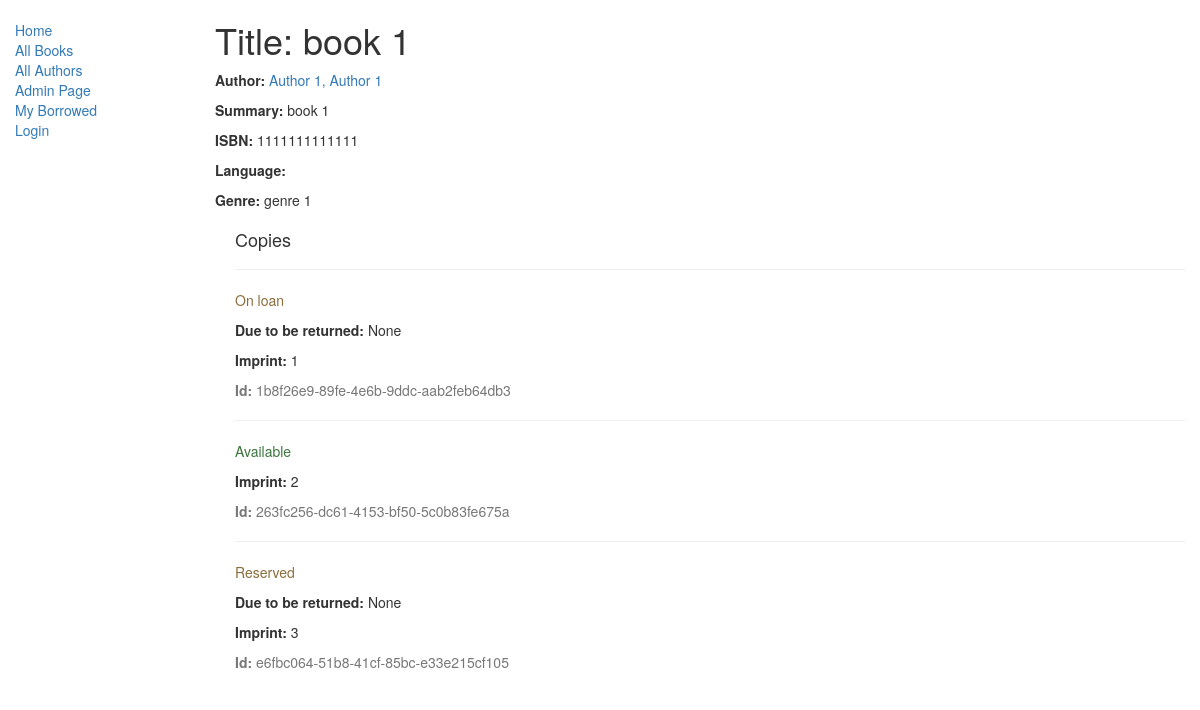
Before: /catalog/book/1 with the older database file.
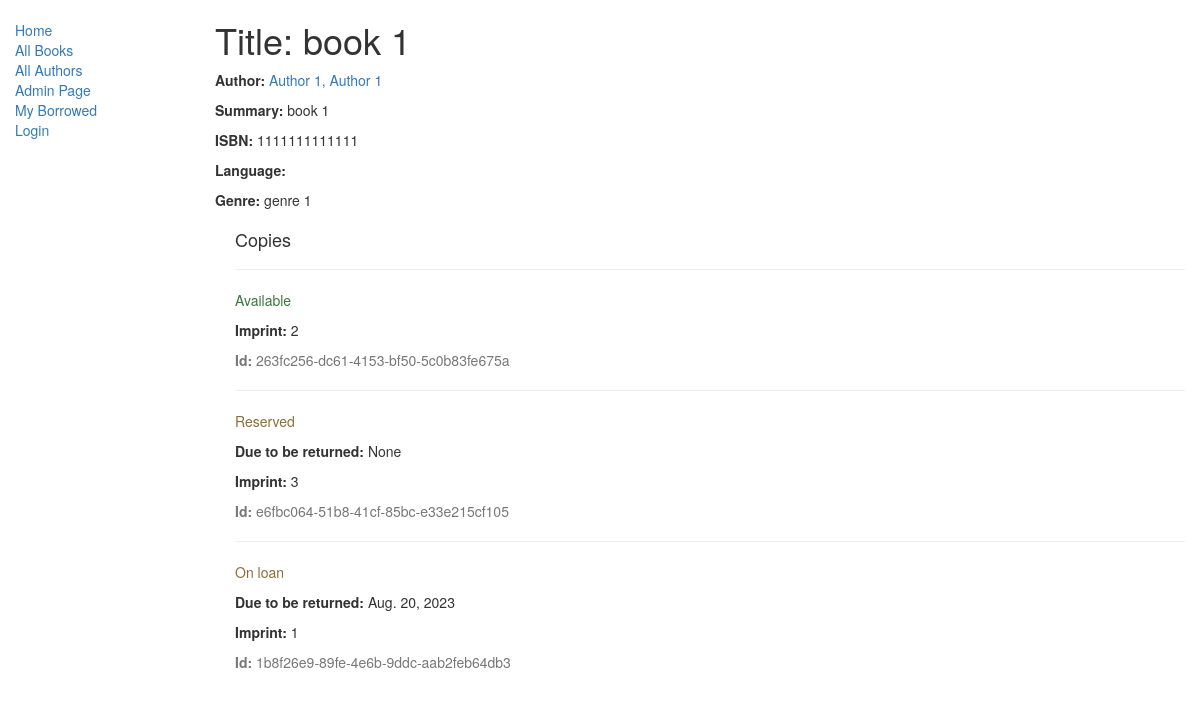
After: the same page with the newer database file.
### catalog/models.py (models this page shows, shortened)
class Genre(models.Model):
    name = models.CharField(max_length=200, help_text="Enter a book genre (e.g. Science Fiction, French Poetry etc.)")
    def __str__(self):
        return self.name

class BookInstance(models.Model):
    id = models.UUIDField(primary_key=True, default=uuid.uuid4, help_text="Unique ID for this particular book across whole library")
    book = models.ForeignKey('Book', on_delete=models.SET_NULL, null=True)
    imprint = models.CharField(max_length=200)
    due_back = models.DateField(null=True, blank=True)
    LOAN_STATUS = (
        ('m', 'Maintenance'),
        ('o', 'On loan'),
        ('a', 'Available'),
        ('r', 'Reserved'),
    )
    status = models.CharField(max_length=1, choices=LOAN_STATUS, blank=True, default='m', help_text='Book availability')
    borrower = models.ForeignKey(User, on_delete=models.SET_NULL, null=True, blank=True)
    class Meta:
        ordering = ["due_back"]

### catalog/views.py (the view)
# urls.py: path('book/<int:pk>', views.BookDetailView.as_view(), name='book-detail'),
class BookDetailView(generic.DetailView):
    model = models.Book
    template_name = 'catalog/book_detail.html'

### catalog/models.py (called while the page is built)
    def __str__(self):
        return f"{self.last_name}, {self.first_name}"

### catalog/templates/catalog/book_detail.html
{% extends "catalog/base_generic.html" %}
{% block content %}
  <h1>Title: {{ book.title }}</h1>
  <p><strong>Author:</strong> <a href="">{{ book.author }}</a></p>
  <p><strong>Summary:</strong> {{ book.summary }}</p>
  <p><strong>ISBN:</strong> {{ book.isbn }}</p>
  <p><strong>Language:</strong> {{ book.language }}</p>
  <p><strong>Genre:</strong> {% for genre in book.genre.all %} {{ genre }}{% if not forloop.last %}, {% endif %}{% endfor %}</p>
  <div style="margin-left:20px;margin-top:20px">
    <h4>Copies</h4>
    {% for copy in book.bookinstance_set.all %}
    <hr>
    <p class="{% if copy.status == 'a' %}text-success{% elif copy.status == 'm' %}text-danger{% else %}text-warning{% endif %}">{{ copy.get_status_display }}</p>
    {% if copy.status != 'a' %}<p><strong>Due to be returned:</strong> {{copy.due_back}}</p>{% endif %}
    <p><strong>Imprint:</strong> {{copy.imprint}}</p>
    <p class="text-muted"><strong>Id:</strong> {{copy.id}}</p>
    {% endfor %}
  </div>
{% endblock %}

Changed rows visible on the page:
changed BookInstance "On loan": due_back "None" → "Aug. 20, 2023"; moves down the list
